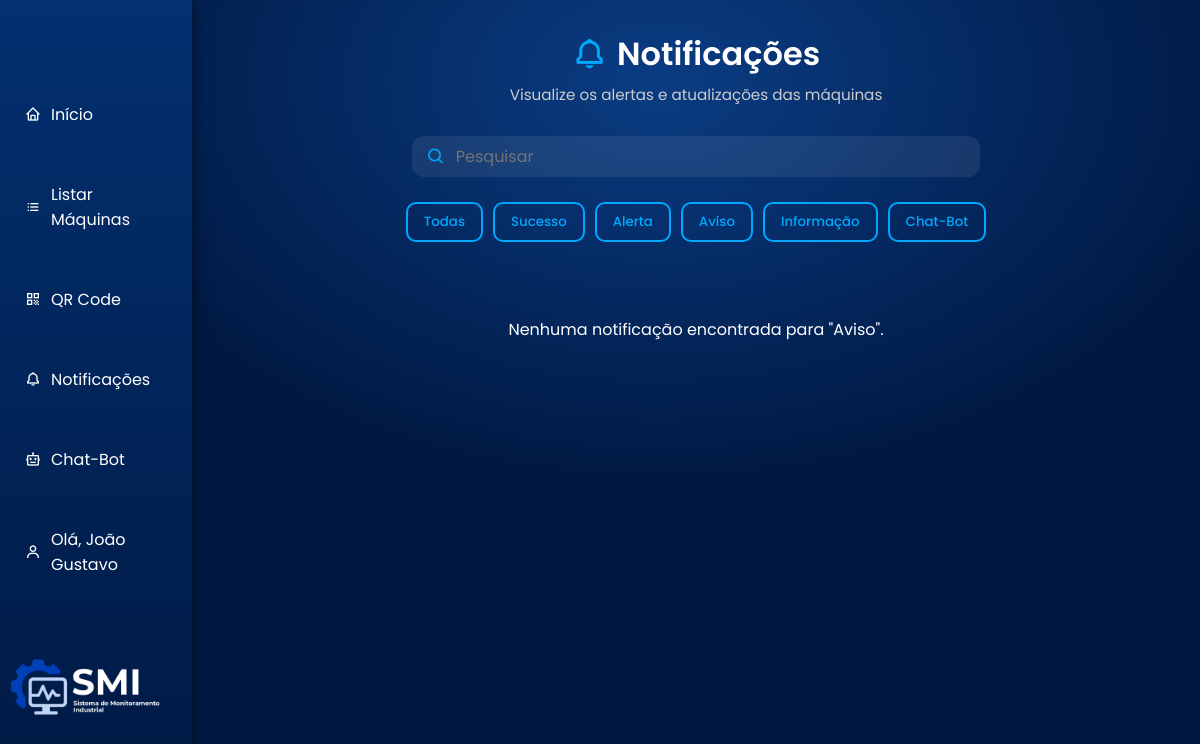
Before: /php/notificacoes.php?status=Aviso (signed in) with the older database file.
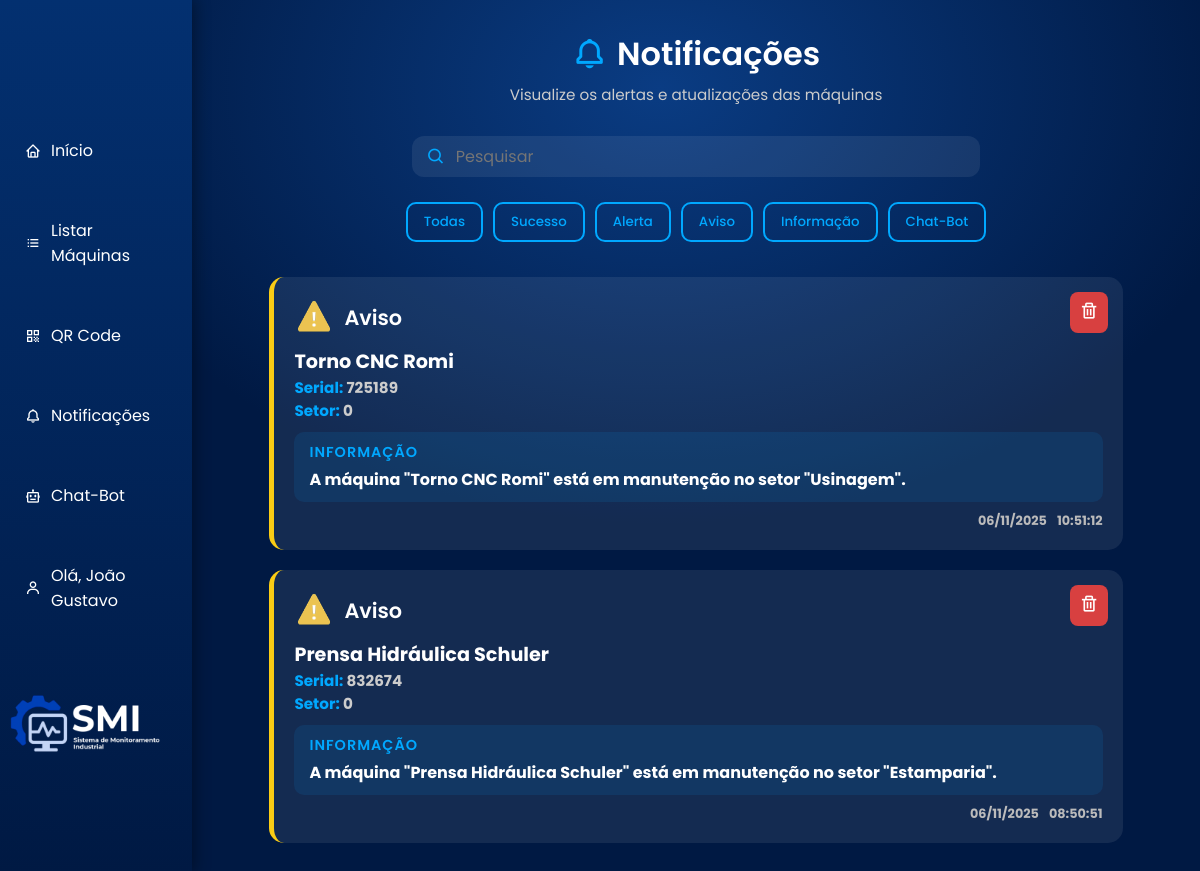
After: the same page with the newer database file.
### tables this page shows
CREATE TABLE `notificacoes` (
  `id_notificacao` int(11) NOT NULL,
  `fk_id_maquina` int(11) DEFAULT NULL,
  `img_notificacao` varchar(255) DEFAULT NULL,
  `fk_nome_maquina` varchar(255) NOT NULL,
  `fk_numero_serial_maquina` int(11) NOT NULL,
  `fk_setor_maquina` int(11) NOT NULL,
  `informacoes_notificacao` varchar(255) NOT NULL,
  `status_notificacao` enum('Sucesso','Alerta','Aviso','Informacao','Chat-bot') NOT NULL,
  `data_notificacao` datetime NOT NULL DEFAULT current_timestamp(),
  `visualizada` tinyint(1) DEFAULT 0
);

### php/notificacoes.php (the view, shortened to what this page needs)
<?php
include('conexao.php');
$tipo_usuario = $_SESSION['tipo_usuario'];
$filtro = '';
if (isset($_GET['status']) && !empty($_GET['status'])) {
    $filtro = $_GET['status'];
    $query = "SELECT * FROM notificacoes WHERE status_notificacao LIKE ? ORDER BY id_notificacao DESC";
    $stmt = $conexao->prepare($query);
    $likeParam = '%' . $filtro . '%';
    $stmt->bind_param('s', $likeParam);
    $stmt->execute();
    $result = $stmt->get_result();
} else {
    $query = "SELECT * FROM notificacoes ORDER BY id_notificacao DESC";
    $result = $conexao->query($query);
}
?>
<!DOCTYPE html>
<html lang="pt-BR">
<head>
    <link href="https://unpkg.com/boxicons@2.1.4/css/boxicons.min.css" rel="stylesheet" />
    <link rel="stylesheet" href="../css/notification.css">
</head>
<body>
    <?php include "nav.php"; ?>
    <?php include "nav_mobile.php"; ?>
    <main>
        <div class="titulo">
            <div class="icone">
                <i class='bx bx-bell'></i>
                <h1>Notificações</h1>
            </div>
            <p>Visualize os alertas e atualizações das máquinas</p>
        </div>
        <div class="pesquisa">
            <i class='bx bx-search'></i>
            <input type="search" placeholder="Pesquisar" id="campoBusca">
        </div>
        <div id="filtros">
            <a href="notificacoes.php"><button class="botao-filtro" id="todas">Todas</button></a>
            <a href="notificacoes.php?status=Sucesso"><button class="botao-filtro" id="sucesso">Sucesso</button></a>
            <a href="notificacoes.php?status=Alerta"><button class="botao-filtro" id="alerta">Alerta</button></a>
            <a href="notificacoes.php?status=Aviso"><button class="botao-filtro" id="aviso">Aviso</button></a>
            <a href="notificacoes.php?status=Informação"><button class="botao-filtro" id="informacao">Informação</button></a>
            <a href="notificacoes.php?status=Chat-Bot"><button class="botao-filtro" id="chatbot">Chat-Bot</button></a>
        </div>
        <div id="notificacoes">
            <?php if ($result && $result->num_rows > 0): ?>
                <?php while ($row = $result->fetch_assoc()): ?>
                    <?php
                    $classe = strtolower($row['status_notificacao']);
                    $icone_caminho = !empty($row['img_notificacao']) ? htmlspecialchars($row['img_notificacao']) : '../img/padrao.png';
                    $data = date('d/m/Y', strtotime($row['data_notificacao']));
                    $hora = date('H:i:s', strtotime($row['data_notificacao']));
                    ?>
                    <div class="notificacao <?php echo htmlspecialchars($classe); ?>">
                        <div class="status">
                            <img src="<?php echo $icone_caminho; ?>" alt="Ícone">
                            <h2><?php echo ucfirst($row['status_notificacao']); ?></h2>
                        </div>
                        <div class="stats">
                            <h3><?php echo htmlspecialchars($row['fk_nome_maquina']); ?></h3>
                            <h4><b class="bold">Serial:</b> <?php echo htmlspecialchars($row['fk_numero_serial_maquina']); ?></h4>
                            <h4><b class="bold">Setor:</b> <?php echo htmlspecialchars($row['fk_setor_maquina']); ?></h4>
                        </div>
                        <div class="info">
                            <h3>INFORMAÇÃO</h3>
                            <h4><?php echo htmlspecialchars($row['informacoes_notificacao']); ?></h4>
                        </div>
                        <div class="data-e-hora">
                            <h6 class="data"><?php echo $data; ?></h6>
                            <h6 class="hora"><?php echo $hora; ?></h6>
                        </div>
                        <?php if (strtolower($tipo_usuario) === 'adm'): ?>
                            <div class="acoes">
                                <button class="btn-excluir" onclick="confirmarExclusao(<?php echo $row['id_notificacao']; ?>)">
                                    <i class='bx bx-trash'></i>
                                </button>
                            </div>
                        <?php endif; ?>
                    </div>
                <?php endwhile; ?>
            <?php else: ?>
                <p style="text-align:center; margin-top: 40px;">Nenhuma notificação encontrada<?php echo $filtro ? " para \"$filtro\"" : ""; ?>.</p>
            <?php endif; ?>
        </div>
    </main>
</body>
</html>

### php/nav.php (shortened to what this page needs)
<?php
$nome_usuario = $_SESSION['nome_usuario'];
?>
<!DOCTYPE html>
<html lang="pt-br">
<head>
    <link rel="stylesheet" href="../css/nav.css">
    <link href='https://unpkg.com/boxicons@2.1.4/css/boxicons.min.css' rel='stylesheet'>
</head>
<body>
    <header>
        <nav>
            <ul>
                <li><a href="../php/inicio.php"><i class='bx bx-home'></i> Início</a></li>
                <li><a href="../php/listar_maquinas.php"><i class='bx bx-list-ul'></i>Listar Máquinas</a></li>
                <li><a href="../php/qr_code.php"><i class='bx bx-qr'></i>QR Code</a></li>
                <li>
                    <a href="../php/notificacoes.php" id="notifLink">
                        <i class='bx bx-bell'></i> Notificações
                    </a>
                </li>
                <li><a href="../php/chat_bot.php"><i class='bx bx-bot'></i>Chat-Bot</a></li>
                <li><a href="perfil.php" class="link link-href"><i class='bx bx-user'></i>Olá, <?php echo htmlspecialchars($nome_usuario) ?></a></li>
                <div class="logo">
                    <a href="inicio.php"><img src="../img/LOGO_SMI_BRANCA.png" alt="Logo"></a>
                </div>
            </ul>
        </nav>
    </header>
</body>
</html>

### php/nav_mobile.php (shortened to what this page needs)
<!DOCTYPE html>
<html lang="en">
<head>
    <link href="https://unpkg.com/boxicons@2.1.4/css/boxicons.min.css" rel="stylesheet" />
    <link rel="stylesheet" href="../css/nav_mobile.css">
</head>
<body>
</body>
</html>

### css/notification.css (style rules this page uses)
* { margin: 0; padding: 0; box-sizing: border-box; font-family: 'Poppins', sans-serif; }
body { background: radial-gradient(ellipse 200% 200% at 55% 10%, #0a3c83, #001943 25%); background-attachment: fixed; background-repeat: no-repeat; background-size: cover; color: white; }
main { margin-left: 16%; padding: 30px; min-height: 100vh; display: flex; flex-direction: column; align-items: center; }
.titulo { text-align: center; margin-bottom: 30px; }
.titulo .icone { display: flex; justify-content: center; align-items: center; gap: 10px; }
.titulo .icone i { font-size: 2.2rem; color: #00a8ff; }
.titulo h1 { font-size: 2rem; font-weight: 600; }
.titulo p { color: #ccc; font-size: 0.95rem; margin-top: 5px; }
.pesquisa { display: flex; align-items: center; background: rgba(255, 255, 255, 0.08); border-radius: 12px; padding: 8px 15px; width: 60%; margin-bottom: 25px; transition: 0.3s; }
.pesquisa i { font-size: 1.2rem; margin-right: 10px; color: #00a8ff; }
.pesquisa input { background: transparent; border: none; outline: none; color: white; width: 100%; font-size: 1rem; }
#filtros { display: flex; flex-wrap: wrap; justify-content: center; gap: 10px; margin-bottom: 35px; }
.botao-filtro { background: transparent; border: 2px solid #00a8ff; color: #00a8ff; padding: 8px 16px; border-radius: 10px; font-weight: 500; cursor: pointer; transition: all 0.3s ease; }
#notificacoes { display: flex; flex-direction: column; gap: 20px; width: 90%; max-width: 1000px; }
.notificacao { background: rgba(255, 255, 255, 0.08); border-left: 5px solid #00a8ff; border-radius: 15px; padding: 20px; position: relative; transition: all 0.3s ease; }
.status { display: flex; align-items: center; gap: 10px; margin-bottom: 10px; }
.status img { width: 40px; height: 40px; }
.status h2 { font-size: 1.3rem; font-weight: 600; }
.stats h3 { font-size: 1.2rem; color: #fff; }
.stats h4 { font-size: 0.95rem; color: #ccc; }
.bold { color: #00a8ff; }
.info { background: rgba(0, 168, 255, 0.1); border-radius: 10px; padding: 10px 15px; margin-top: 10px; }
.info h3 { font-size: 0.9rem; color: #00a8ff; letter-spacing: 1px; font-weight: 600; }
.info h4 { font-size: 1rem; color: white; margin-top: 4px; }
.data-e-hora { display: flex; justify-content: flex-end; align-items: center; gap: 10px; margin-top: 10px; }
.data, .hora { font-size: 0.8rem; color: #bbb; }
.acoes { position: absolute; top: 15px; right: 15px; }
.btn-excluir { background: #D84040; border: none; color: white; padding: 6px 9px; border-radius: 8px; font-size: 1.2rem; cursor: pointer; transition: all 0.3s ease; }
.notificacao.aviso { border-left-color: #facc15; }

### css/nav.css (style rules this page uses)
* { margin: 0; padding: 0; box-sizing: border-box; font-family: 'Poppins', sans-serif; }
nav { background: linear-gradient(180deg, #033070, #001943); padding: 20px 10px; position: fixed; width: 16%; height: 100%; box-shadow: 2px 0 15px rgba(0, 0, 0, 0.4); overflow: hidden; top: 0; left: 0; z-index: 1000; }
nav ul { display: flex; justify-content: center; align-items: center; flex-direction: column; gap: 20px; width: 100%; height: 100%; }
nav ul li { list-style-type: none; width: 100%; margin-top: 15px; }
nav ul li a { display: flex; align-items: center; gap: 10px; color: white; text-decoration: none; padding: 10px 15px; border-radius: 8px; transition: background 0.3s; }
nav .logo { width: 100%; }
nav .logo img { width: 150px; transition: 0.3s ease-in-out; margin-top: 50px; }
nav ul { list-style: none; display: flex; align-items: center; gap: 20px; }
nav li { position: relative; }
nav a { color: white; text-decoration: none; }

Changed rows visible on the page:
added notificacoes: img_notificacao (picture), status_notificacao "Aviso", fk_nome_maquina "Torno CNC Romi", fk_numero_serial_maquina "725189", fk_setor_maquina "0", informacoes_notificacao "A máquina \"Torno CNC Romi\" está em manutenção no setor \"Usinagem\".", data_notificacao "06/11/2025", data_notificacao "10:51:12"
added notificacoes: img_notificacao (picture), status_notificacao "Aviso", fk_nome_maquina "Prensa Hidráulica Schuler", fk_numero_serial_maquina "832674", fk_setor_maquina "0", informacoes_notificacao "A máquina \"Prensa Hidráulica Schuler\" está em manutenção no setor \"Estamparia\".", data_notificacao "06/11/2025", data_notificacao "08:50:51"
Other visible differences:
$filtro: "Aviso" → (not shown)
text no longer shown: "Nenhuma notificação encontrada para \" \" ."
